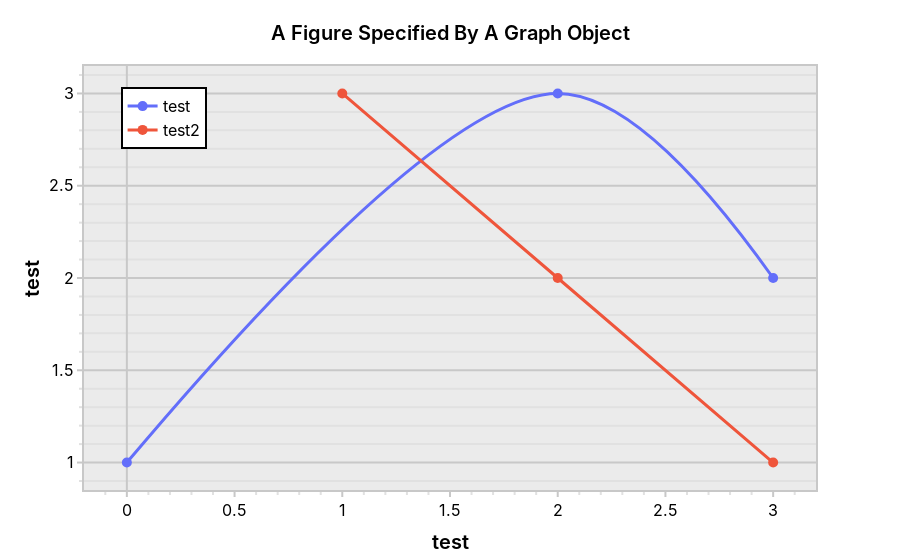

This figure's notebook cell:
### Code cell
import plotly.graph_objects as go
import plotly.io as pio

from qcc.file import load_toml

template = go.layout.Template(load_toml("uwu.toml"))

pio.templates["kuarq"] = template
pio.templates.default = "plotly+kuarq"


fig = go.Figure(
data=[
        go.Scatter(x=[0, 2, 3], y=[1, 3, 2], name="test"),
        go.Scatter(x=[1, 2, 3], y=[3, 2, 1], name="test2")
    ],
layout=go.Layout(
title=go.layout.Title(text="A Figure Specified By A Graph Object"),
xaxis=go.layout.XAxis(title_text="test"),
yaxis=go.layout.YAxis(title_text="test"),
    )
)

fig.show()

### Figure 1 — Plotly figure (JSON) as saved in the notebook; plotly's stock layout.template omitted (floating-point values rounded to 4 significant figures)
{"data": [{"name": "test", "type": "scatter", "x": [0, 2, 3], "y": [1, 3, 2]}, {"name": "test2", "type": "scatter", "x": [1, 2, 3], "y": [3, 2, 1]}], "layout": {"title": {"text": "A Figure Specified By A Graph Object"}, "xaxis": {"title": {"text": "test"}}, "yaxis": {"title": {"text": "test"}}}}
